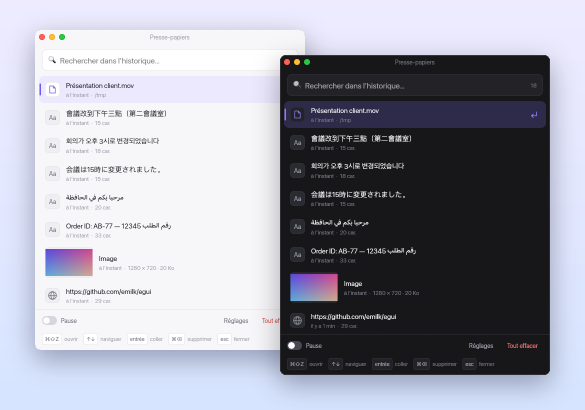
#> input picture docs/screenshots/hero.png, 1170 x 820 px, given in place of light.png, which was not available (shown at 1/2 size)
$ python readme_shots.py ../docs/screenshots/hero.png ../docs/screenshots/reglages.png
#> lines starting #> are read from the running program, lines starting #| are printed output that depends on the picture; after the words box and inside, x2 and y2 are one past the last pixel; in counts of white or black regions, pixels touching at a corner belong together; pictures that were not available may be replaced by others from this repository, and a replacement may not be noted
#!/usr/bin/env python3
"""Compose les images du README à partir des captures de la CI.

Usage : python3 ci/readme_shots.py <dossier shots/> <dossier de sortie>

Les captures (1920 × 1080, branche `ci-results`) contiennent tout l'écran ;
la fenêtre est découpée, arrondie, ombrée et posée sur un fond dégradé.
"""
import sys
from pathlib import Path

from PIL import Image, ImageChops, ImageDraw, ImageFilter

RADIUS = 11
TOP, BOTTOM = (238, 235, 255), (214, 228, 255)  # lavande → bleu pâle


def window(path: Path) -> Image.Image:
    """Découpe la fenêtre de l'app (zone non noire sous la barre des menus)."""
    im = Image.open(path).convert("RGB")
    zone = im.crop((0, 30, im.width, im.height - 95))
    bg = Image.new("RGB", zone.size, zone.getpixel((5, 5)))
    box = ImageChops.difference(zone, bg).convert("L").point(lambda v: 255 if v > 12 else 0).getbbox()
    if box is None:
        raise SystemExit(f"fenêtre introuvable dans {path}")
    left, top, right, bottom = box
    win = im.crop((left, top + 30, right, bottom + 30)).convert("RGBA")
    mask = Image.new("L", win.size, 0)
    ImageDraw.Draw(mask).rounded_rectangle((0, 0, win.width - 1, win.height - 1), RADIUS, fill=255)
    win.putalpha(mask)
    return win


def backdrop(size) -> Image.Image:
    w, h = size
    grad = Image.new("RGBA", size)
    draw = ImageDraw.Draw(grad)
    for y in range(h):
        t = y / max(h - 1, 1)
        draw.line([(0, y), (w, y)], fill=tuple(round(a + (b - a) * t) for a, b in zip(TOP, BOTTOM)) + (255,))
    return grad


def place(canvas: Image.Image, win: Image.Image, xy) -> None:
    x, y = xy
    shadow = Image.new("RGBA", canvas.size, (0, 0, 0, 0))
    alpha = win.getchannel("A").point(lambda v: v * 0.35)
    shadow.paste((20, 16, 60, 255), (x, y + 18), alpha)
    shadow = shadow.filter(ImageFilter.GaussianBlur(26))
    canvas.alpha_composite(shadow)
    canvas.alpha_composite(win, (x, y))


def compose(wins, path: Path, offsets, pad=70) -> None:
    w = max(x + win.width for win, (x, _) in zip(wins, offsets)) + pad
    h = max(y + win.height for win, (_, y) in zip(wins, offsets)) + pad
    canvas = backdrop((w, h))
    for win, xy in zip(wins, offsets):
        place(canvas, win, xy)
    canvas.convert("RGB").save(path, optimize=True)
    print(path, canvas.size)


def main() -> None:
    shots, out = Path(sys.argv[1]), Path(sys.argv[2])
    out.mkdir(parents=True, exist_ok=True)
    win = lambda name: window(shots / f"{name}.png")
#> in window, im is the input picture: PIL image 1170x820 RGB; mean R, G, B 157.7, 158.7, 169.7
#> in window, `bg = Image.new("RGB", zone.size, zone.getpixel((5, 5)))`:
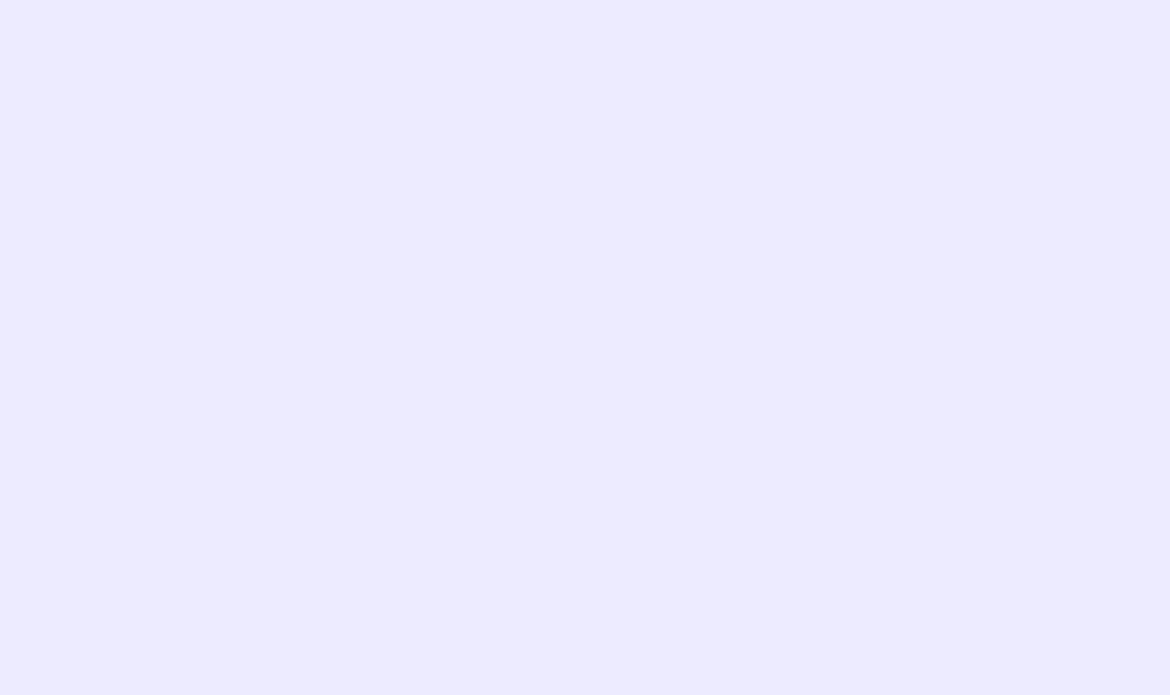
#> bg: PIL image 1170x695 RGB; mean R, G, B 237, 235, 255
#> in window, `box = ImageChops.difference(zone, bg).convert("L").point(lambda v: 255..`: box = (24, 20, 1149, 695)
#> in window, `left, top, right, bottom = box`: left = 24; top = 20; right = 1149; bottom = 695
#> in window, `mask = Image.new("L", win.size, 0)`: mask: PIL image 1125x675 L; every value is 0
#> in window, `ImageDraw.Draw(mask).rounded_rectangle((0, 0, win.width - 1, win.heigh..`: mask: PIL image 1125x675 L; 100% white; 4 black regions, box (x1, y1, x2, y2) and area: (0, 0, 8, 8) 29, (1117, 0, 1125, 8) 29, (0, 667, 8, 675) 29, (1117, 667, 1125, 675) 29
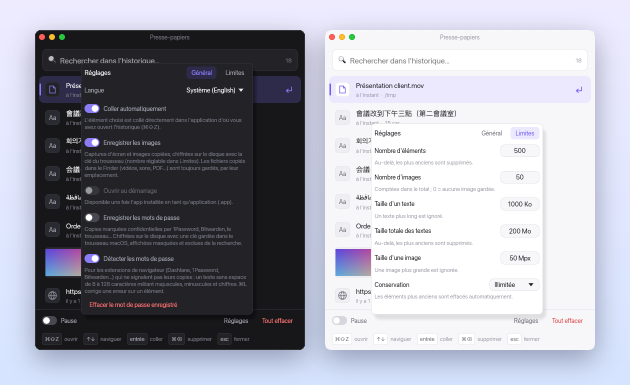
#> input picture docs/screenshots/reglages.png, 1260 x 770 px, given in place of dark.png, which was not available (shown at 1/2 size)
#> in window, im is the input picture: PIL image 1260x770 RGB; mean R, G, B 161, 162.1, 172.4
#> in window (call 2), `bg = Image.new("RGB", zone.size, zone.getpixel((5, 5)))`:
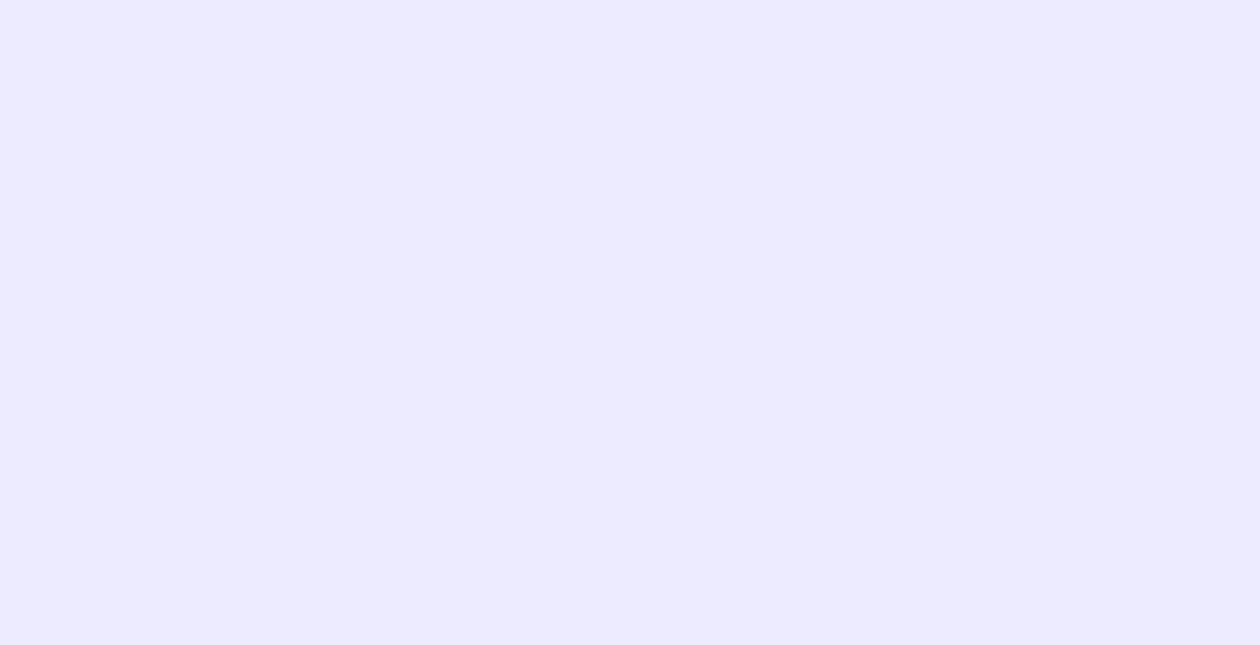
#> bg: PIL image 1260x645 RGB; mean R, G, B 237, 235, 255
#> in window (call 2), `box = ImageChops.difference(zone, bg).convert("L").point(lambda v: 255..`: box = (21, 20, 1239, 645)
#> in window (call 2), `left, top, right, bottom = box`: left = 21; right = 1239; bottom = 645
#> in window (call 2), `win = im.crop((left, top + 30, right, bottom + 30)).convert("RGBA")`:
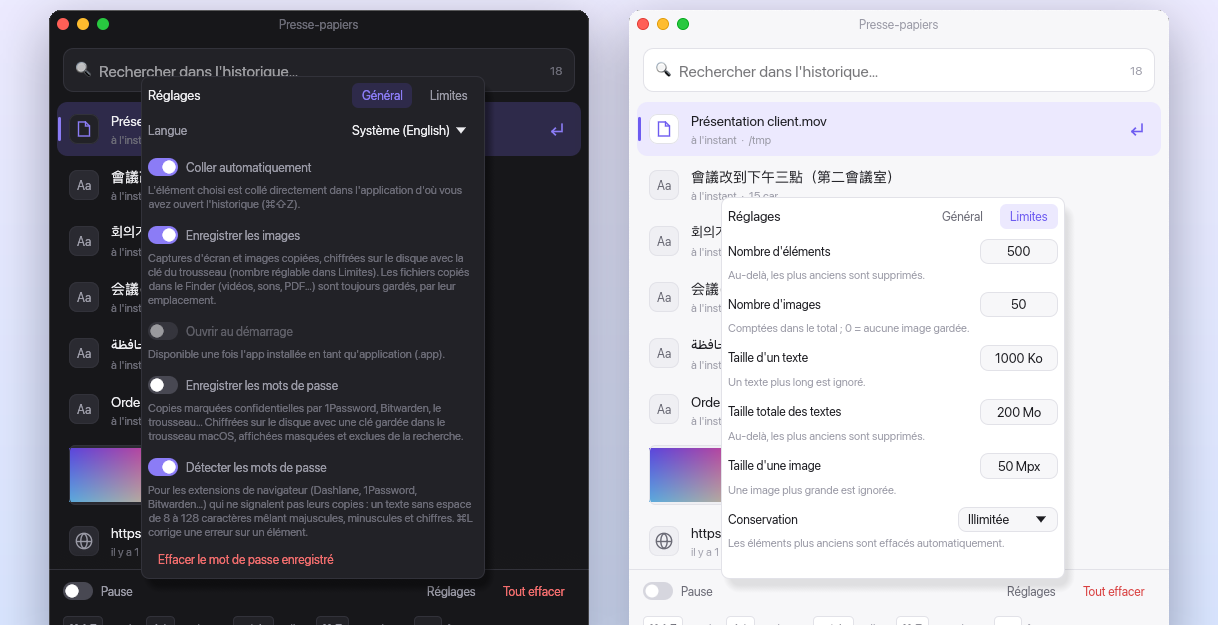
#> win: PIL image 1218x625 RGBA; mean R, G, B, A 149.2, 149.1, 156.5, 255
#> in window (call 2), `mask = Image.new("L", win.size, 0)`: mask: PIL image 1218x625 L; every value is 0
#> in window (call 2), `ImageDraw.Draw(mask).rounded_rectangle((0, 0, win.width - 1, win.heigh..`: mask: PIL image 1218x625 L; 100% white; 4 black regions, box (x1, y1, x2, y2) and area: (0, 0, 8, 8) 29, (1210, 0, 1218, 8) 29, (0, 617, 8, 625) 29, (1210, 617, 1218, 625) 29

    # Clair et sombre côte à côte, le sombre légèrement décalé.
    compose([win("light"), win("dark")], out / "hero.png", [(70, 60), (560, 110)])
#> in compose, `w = max(x + win.width for win, (x, _) in zip(wins, offsets)) + pad`: w = 1848
#> in compose, `h = max(y + win.height for win, (_, y) in zip(wins, offsets)) + pad`: h = 805
#> in backdrop, `grad = Image.new("RGBA", size)`: grad: PIL image 1848x805 RGBA; every value is 0
#> in compose, `canvas = backdrop((w, h))`:
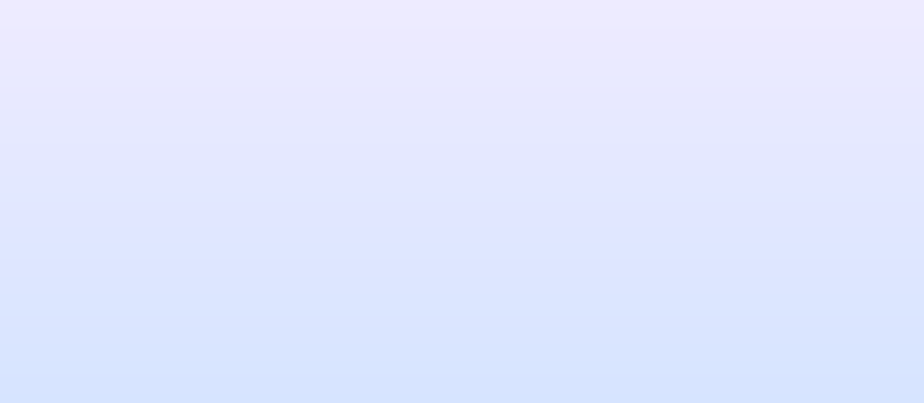
#> canvas: PIL image 1848x805 RGBA (shown at 1/2 size); mean R, G, B, A 226, 231.5, 255, 255
#> the loop in compose, `for win, xy in zip(wins, offsets):` made 2 passes
#> (x in place, y in place) on passes 1 to 2: (70, 60), (560, 110)
#> pass 1, in place, `shadow = shadow.filter(ImageFilter.GaussianBlur(26))`:
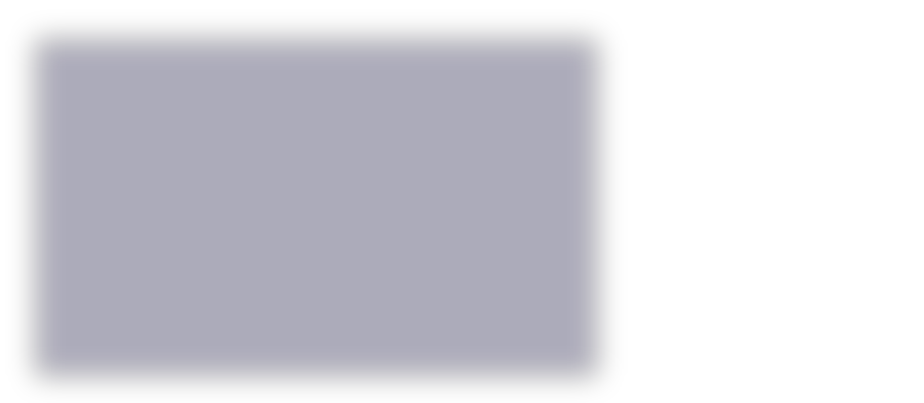
#> shadow: PIL image 1848x805 RGBA (shown at 1/2 size); mean R, G, B, A 10.2, 8.2, 30.6, 45.4; transparent parts drawn white
#> after the loop in compose, `for win, xy in zip(wins, offsets):`:
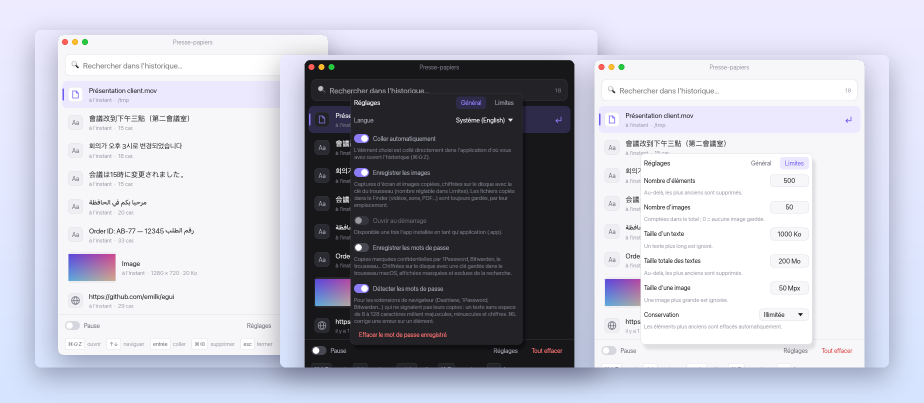
#> canvas: PIL image 1848x805 RGBA (shown at 1/2 size); mean R, G, B, A 185.1, 186.1, 197.4, 255
#| ../docs/screenshots/reglages.png/hero.png (1848, 805)
    compose([win("settings"), win("limits")], out / "reglages.png", [(70, 60), (650, 60)])
    compose(
        [win("lang-ja-light-0"), win("lang-ar-light-0"), win("lang-zh-Hans-dark-0")],
        out / "langues.png",
        [(70, 60), (650, 60), (1230, 60)],
    )
    compose([win("lang-ar-query")], out / "recherche-arabe.png", [(70, 60)])


if __name__ == "__main__":
#> (the run stopped early here; a loop or call above may not have finished)
